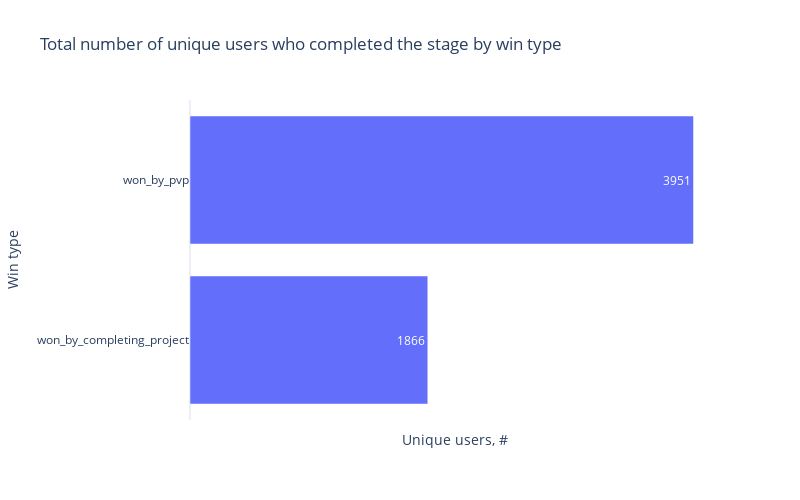
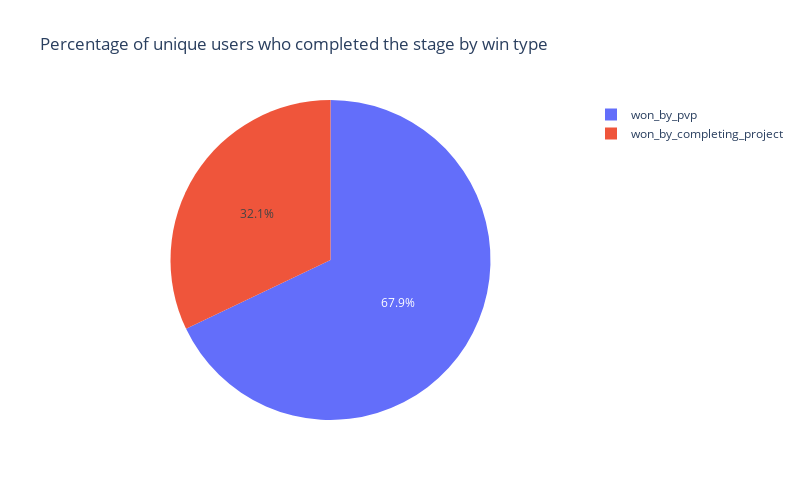

Here is the notebook cell these charts were saved with, in order:
### Markdown cell above
Ожидаемо, у нас есть игроки, которые закончили игру очень рано, а есть игроки, которые заканчиывают позже.

Посмотрим, сколько всего игроков прошло первый уровень.

### Code cell
df_temp = (
    pd.pivot_table(
        data=df_actions[df_actions.event != 'building_completed'],
        columns='event',
        values='user_id',
        aggfunc='nunique',
    )
    .assign(won_by_pvp=lambda df: df.stage_1_completed - df.project_completed)
    .set_axis(['won_by_completing_project', 'All', 'won_by_pvp'], axis=1)
    .T.reset_index()
    .rename_axis('index', axis=1)
    .set_axis(['win_type', 'user_id_count'], axis=1)
    .sort_values('user_id_count')
    .assign(
        event_per = lambda df: round(100 * df.user_id_count / df.user_id_count.iloc[-1], 1),
        sort_key = lambda df: df.win_type == 'All',
    )
    .sort_values(['sort_key', 'event_per'], ascending=[True, False])
    .drop('sort_key', axis=1)
)

fig = px.bar(
    df_temp[df_temp.win_type != 'All'],
    x='user_id_count',
    y='win_type',
    text_auto=True,
    title='Total number of unique users who completed the stage by win type',
    labels=dict(user_id_count='Unique users, #', win_type='Win type'),
    width=FIG_WIDTH * 100,
    height=FIG_HEIGHT * 100,
    template='plotly_white',
)
fig.update_xaxes(showticklabels=False, showgrid=False)
fig.update_layout(
    legend=dict(orientation='h', yanchor='top', y=1.1, x=0),
    yaxis={'categoryorder': 'total ascending'},
)
fig.show()

fig = px.pie(
    df_temp[df_temp.win_type != 'All'],
    values='user_id_count',
    names='win_type',
    title='Percentage of unique users who completed the stage by win type',
    width=FIG_WIDTH * 100,
    height=FIG_HEIGHT * 100,
    template='plotly_white',
)
fig.show()

display(df_temp)

### Figure 1 — Plotly figure (JSON) as saved in the notebook; plotly's stock layout.template omitted (floating-point values rounded to 4 significant figures)
{"data": [{"alignmentgroup": "True", "hovertemplate": "Unique users, #=%{x}<br>Win type=%{y}<extra></extra>", "legendgroup": "", "marker": {"color": "#636efa", "pattern": {"shape": ""}}, "name": "", "offsetgroup": "", "orientation": "h", "showlegend": false, "textposition": "auto", "texttemplate": "%{x}", "type": "bar", "x": [3951, 1866], "xaxis": "x", "y": ["won_by_pvp", "won_by_completing_project"], "yaxis": "y"}], "layout": {"barmode": "relative", "height": 500, "legend": {"orientation": "h", "tracegroupgap": 0, "x": 0, "y": 1.1, "yanchor": "top"}, "title": {"text": "Total number of unique users who completed the stage by win type"}, "width": 800, "xaxis": {"anchor": "y", "domain": [0, 1], "showgrid": false, "showticklabels": false, "title": {"text": "Unique users, #"}}, "yaxis": {"anchor": "x", "categoryorder": "total ascending", "domain": [0, 1], "title": {"text": "Win type"}}}}

### Figure 2 — Plotly figure (JSON) as saved in the notebook; plotly's stock layout.template omitted (floating-point values rounded to 4 significant figures)
{"data": [{"domain": {"x": [0, 1], "y": [0, 1]}, "hovertemplate": "win_type=%{label}<br>user_id_count=%{value}<extra></extra>", "labels": ["won_by_pvp", "won_by_completing_project"], "legendgroup": "", "name": "", "showlegend": true, "type": "pie", "values": [3951, 1866]}], "layout": {"height": 500, "legend": {"tracegroupgap": 0}, "title": {"text": "Percentage of unique users who completed the stage by win type"}, "width": 800}}
